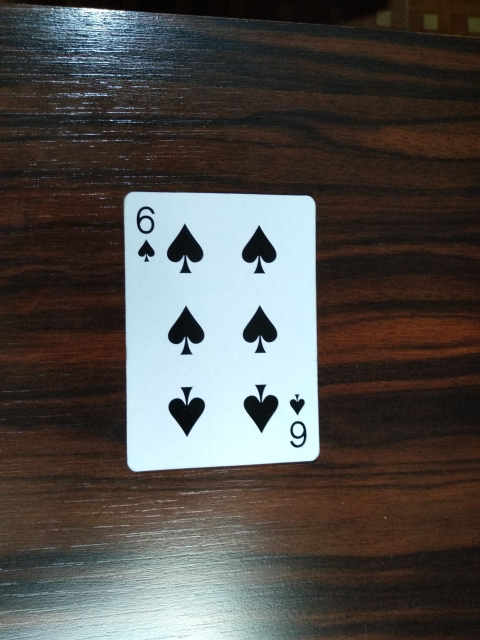
#> input picture images/card.jpg, 960 x 1280 px, given in place of video, which was not available (shown at 1/2 size)
$ python shape_detection.py
#> lines starting #> are read from the running program, lines starting #| are printed output that depends on the picture; after the words box and inside, x2 and y2 are one past the last pixel; in counts of white or black regions, pixels touching at a corner belong together; pictures that were not available may be replaced by others from this repository, and a replacement may not be noted
### examples/helpers.py
import cv2
import numpy as np


# [5 lines left out: function show_image, not called in this run]

def stack_images(scale, imgArray):
    """
    Essa função recebe uma lista de imagens, e as posiciona lado a lado,
    para facilitar a visualização das variadas etapas de tratamento de uma
    imagem ou vídeo.
    """
    rows = len(imgArray)
    cols = len(imgArray[0])
    rowsAvailable = isinstance(imgArray[0], list)
    width = imgArray[0][0].shape[1]
    height = imgArray[0][0].shape[0]
    if rowsAvailable:
        for x in range (0, rows):
            for y in range(0, cols):
                if imgArray[x][y].shape[:2] == imgArray[0][0].shape[:2]:
                    imgArray[x][y] = cv2.resize(imgArray[x][y], (0, 0), None, scale, scale)
                else:
                    imgArray[x][y] = cv2.resize(imgArray[x][y], (imgArray[0][0].shape[1], imgArray[0][0].shape[0]), None, scale, scale)
                if len(imgArray[x][y].shape) == 2: imgArray[x][y]= cv2.cvtColor( imgArray[x][y], cv2.COLOR_GRAY2BGR)
        imageBlank = np.zeros((height, width, 3), np.uint8)
        hor = [imageBlank] * rows
        hor_con = [imageBlank] * rows
        for x in range(0, rows):
            hor[x] = np.hstack(imgArray[x])
        ver = np.vstack(hor)
    else:
        for x in range(0, rows):
            if imgArray[x].shape[:2] == imgArray[0].shape[:2]:
                imgArray[x] = cv2.resize(imgArray[x], (0, 0), None, scale, scale)
            else:
                imgArray[x] = cv2.resize(imgArray[x], (imgArray[0].shape[1], imgArray[0].shape[0]), None,scale, scale)
            if len(imgArray[x].shape) == 2: imgArray[x] = cv2.cvtColor(imgArray[x], cv2.COLOR_GRAY2BGR)
        hor = np.hstack(imgArray)
        ver = hor
    return ver

### examples/shape_detection.py
import cv2
import helpers
import numpy as np


frame_width = 640
frame_height = 480

capture = cv2.VideoCapture("http://192.168.1.32:4747/video")
capture.set(3, frame_width)
capture.set(4, frame_height)

def get_contours(image, image_contour):
    contours, hierarchy = cv2.findContours(
        image,
        cv2.RETR_EXTERNAL,
        cv2.CHAIN_APPROX_NONE
    )
    # Remover contornos zoados
    for contour in contours:
        # Pegar a área do contorno
        area = cv2.contourArea(contour)
        # Apenas considerar contornos com área grande
        if area > cv2.getTrackbarPos("Area", "Parameters"):
            # Desenhar contornos
            cv2.drawContours(
                image_contour,
                contour,
                -1,
                (255, 0, 255),
                7
            )
            # Calcular o perímetro do contorno
            perimeter = cv2.arcLength(contour, True)
            # Detectar os cantos aproximados deste contorno
            approximate = cv2.approxPolyDP(contour, 0.02 * perimeter, True)
            # Se o contorno tem 4 cantos, provavelmente ele é um quadrado ou retângulo
            # print(len(approximate))
            # Obter coordenadas do objeto encontrado em approximate
            x, y, width, height = cv2.boundingRect(approximate)
            # Desenhar um quadrado em volta do item detectado
            cv2.rectangle(
                image_contour,
                (x, y),
                (x + width, y + height),
                (0, 255, 0),
                5
            )
            # Adicionar um texto também, dos pontos
            cv2.putText(
                image_contour,
                "Points: " + str(len(approximate)),
                (x + y + 20, y + 20),
                cv2.FONT_HERSHEY_COMPLEX,
                .7,
                (0, 255, 0),
                2
            )
            # Adicionar um texto também, da área
            cv2.putText(
                image_contour,
                "Area: " + str(int(area)),
                (x + y + 20, y + 45),
                cv2.FONT_HERSHEY_COMPLEX,
                .7,
                (0, 255, 0),
                2
            )

# Cria uma telinha para regularmos ao vivo algumas configurações
def empty(a):
    pass
cv2.namedWindow("Parameters")
cv2.resizeWindow("Parameters", 640, 240)
cv2.createTrackbar("Threshold1", "Parameters", 125, 255, empty)
cv2.createTrackbar("Threshold2", "Parameters", 70, 255, empty)
cv2.createTrackbar("Area", "Parameters", 9000, 30000, empty)

while True:
    success, image = capture.read()
#> image is the input picture: shape (1280, 960, 3); mean B, G, R 76.2, 79.2, 81.6

    # Aplicar um blur na imagem
    image_blur = cv2.GaussianBlur(image, (7, 7), 1)
    # Deixar em escala cinza
    image_gray = cv2.cvtColor(image_blur, cv2.COLOR_BGR2GRAY)
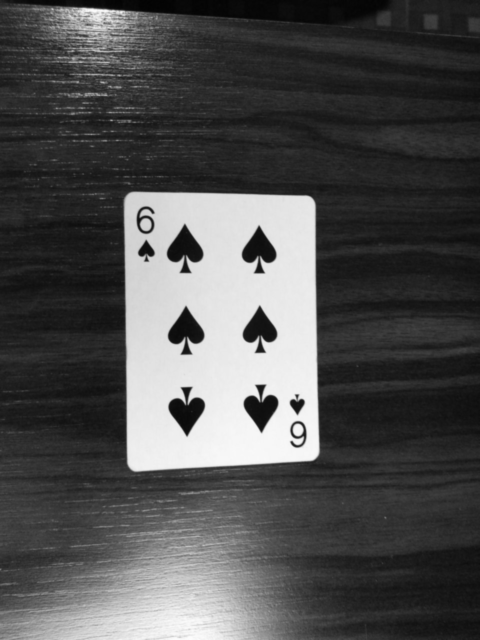
#> image_gray: shape (1280, 960) (shown at 1/2 size); min 2, max 253, mean 79.6
    # Aplicar canny
    # Buscar os valores de threshold da nossa telinha de config
    threshold_1 = cv2.getTrackbarPos("Threshold1", "Parameters")
    threshold_2 = cv2.getTrackbarPos("Threshold2", "Parameters")
    image_canny = cv2.Canny(image_gray, threshold_1, threshold_2)
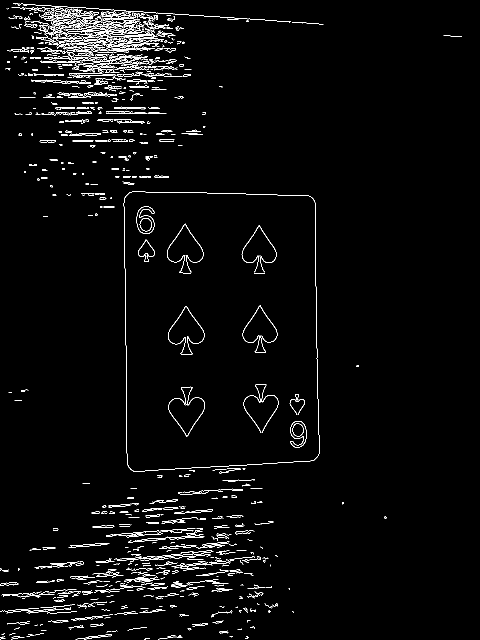
#> image_canny: shape (1280, 960) (shown at 1/2 size); 2.6% white in thin lines or dots
    # Aplica um dillation para evitar noises
    kernel = np.ones((5, 5))
    image_dillation = cv2.dilate(image_canny, kernel, iterations=1)
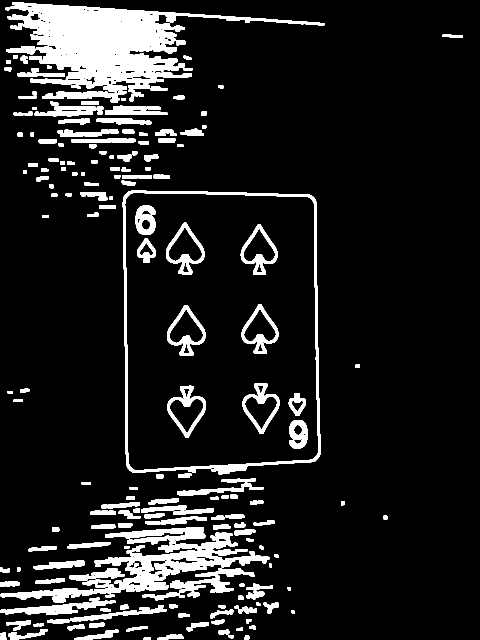
#> image_dillation: shape (1280, 960) (shown at 1/2 size); 11.5% white; 201 white regions
    # Localiza contornos
    image_contour = image.copy()
    get_contours(image_dillation, image_contour)
#> in get_contours, `contours, hierarchy = cv2.findContours( image, cv2.RETR_EXTERNAL, cv2...`: contours = 191 contours; largest, box (x1, y1, x2, y2) and area: (245, 381, 642, 949) 212888, (15, 5, 649, 185) 41016, (1, 1064, 539, 1205) 15184, (210, 1054, 411, 1089) 3213, (0, 1206, 156, 1230) 1818
#> in get_contours, `area = cv2.contourArea(contour)`: area = 58.5

    # Exibir imagens em galeria com stack_images
    image_stack = helpers.stack_images(0.8, ([image, image_dillation, image_contour]))
#> in stack_images, `rows = len(imgArray)`: rows = 3
#> in stack_images, `cols = len(imgArray[0])`: cols = 1280
#> in stack_images, `rowsAvailable = isinstance(imgArray[0], list)`: rowsAvailable = False
#> after the loop in stack_images, `for x in range(0, rows):`: imgArray = 3 items
#> in stack_images, `hor = np.hstack(imgArray)`:
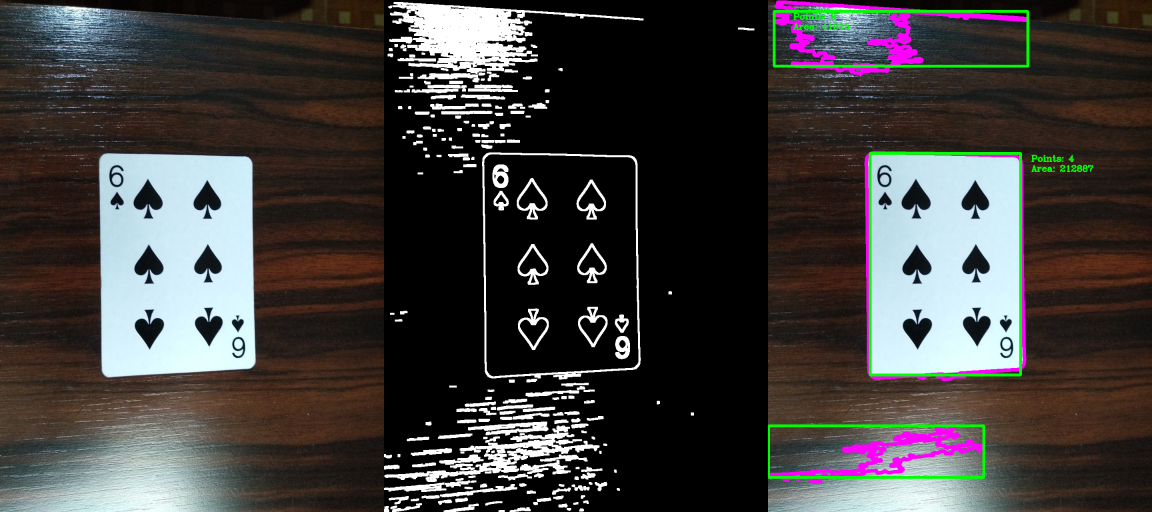
#> hor: shape (1024, 2304, 3) (shown at 1/2 size); mean of channels 0, 1, 2 61.5, 62.9, 65.4; drawn as B, G, R
    cv2.imshow("Result", image_stack)
    if cv2.waitKey(1) & 0xFF == ord('q'):
#> (key q is pressed here)
        break
